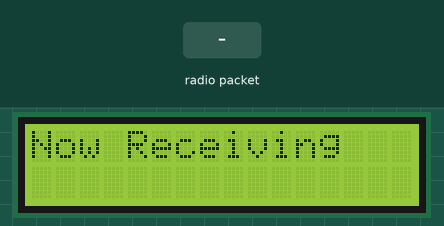
Recording of a sketch running on a simulated Arduino Uno, built with avr-gcc and run on an emulated ATmega328P. On the bench: 16×2 character LCD. Inputs (shaded band) come from the test bench. No radio packets arrive unless stated; what the sketch prints to the serial monitor is not drawn.

Above: at 1.2 s.
1.3 s: radio packet "1" arrives
At 3.9 s:
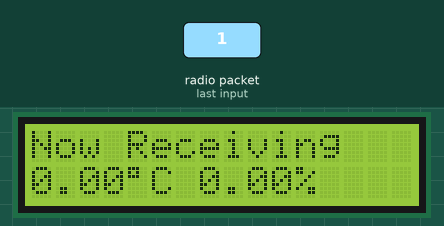
Timing chart, 0 to 5.4 s (numbered marks = the images above; inputs shaded):
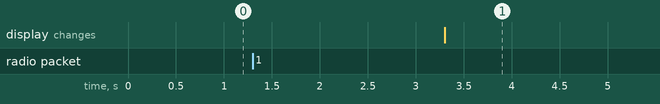

Measured:
- after the input at 1.3 s, the display: changes after 2.0 s (image 1)

The sketch:

WeatherStationReceiver.ino
```cpp
#include <dht.h>
#include <nRF24L01.h>
#include <printf.h>
#include <RF24.h>
#include <RF24_config.h>
#include <LiquidCrystal.h>

LiquidCrystal lcd(8, 9, 5, 4, 6, 7);
//int output_pin10 = 10;
//int contrast = 75;

RF24 receive (2,3);                         //create object called receive
byte address [5] = "00001"; //creat an array with 5 elements, where each element is 1 byte;

struct package
  {
    float temperature = 0;
    float humidity = 0;
  };

typedef struct package Package;
Package data;

void setup() {
  Serial.begin(9600);
  Serial.print("Starting Receiver \n");
   lcd.begin(16,2);
  lcd.setCursor(0,0);
  lcd.print("Now Receiving");
 // pinMode(output_pin10, OUTPUT);
  //analogWrite(output_pin10, contrast);
  receive.begin();
  receive.openReadingPipe(0,address);      //open reading pipe 0 at address 00001
  receive.setPALevel(RF24_PA_MAX);         //Set RF output to minimum
  receive.setDataRate(RF24_250KBPS);       //set datarate to 250kbps
  receive.setChannel(100);                 //set frequency to channel 100
  receive.startListening();
  }

void loop() {

  if (receive.available())                //check when received data available
  {
    receive.read(&data, sizeof(data));
     lcd.setCursor(0,1);
     delay(2000);
      lcd.print(data.temperature);
      lcd.print((char)223);
    lcd.print("C ");
    lcd.print(data.humidity);
    lcd.print("%");
    Serial.print(data.temperature);
      Serial.println("C ");
    Serial.print(data.humidity);//print data to serial monitor
     Serial.println("%");
  }

}
```
